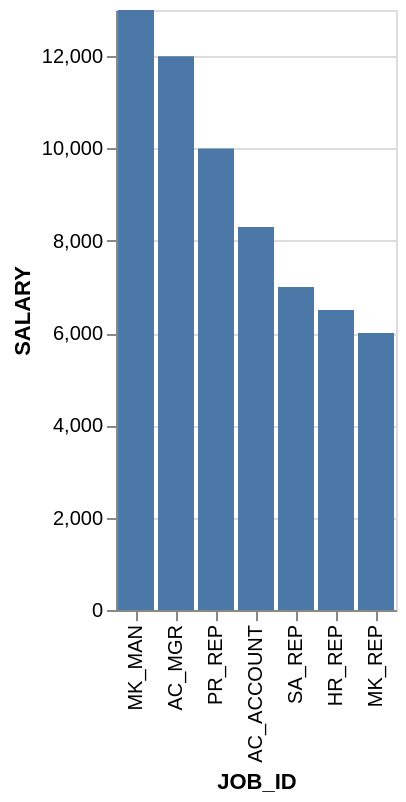

Vega-Lite specification stored for this chart:
### Vega-Lite specification from a JSON file in a GitHub repository (floating-point values rounded to 4 significant figures)
{"data": {"values": [{"x_data": "MK_MAN", "y_data": 13000}, {"x_data": "AC_MGR", "y_data": 12000}, {"x_data": "PR_REP", "y_data": 10000}, {"x_data": "AC_ACCOUNT", "y_data": 8300}, {"x_data": "SA_REP", "y_data": 7000}, {"x_data": "HR_REP", "y_data": 6500}, {"x_data": "MK_REP", "y_data": 6000}]}, "mark": "bar", "encoding": {"x": {"field": "x_data", "type": "nominal", "title": "JOB_ID", "sort": {"op": "sum", "field": "y_data", "order": "descending"}}, "y": {"field": "y_data", "type": "quantitative", "title": "SALARY"}}}
